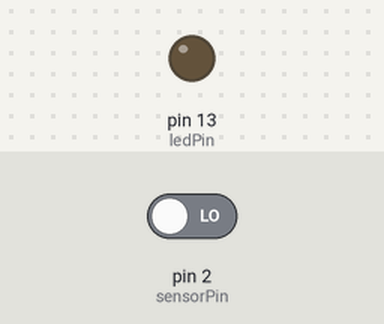
The sketch below on a simulated Arduino Uno, built with avr-gcc and run on an emulated ATmega328P. Parts: output pins drawn as LEDs (lit = HIGH). The inputs (shaded band) are chosen by the test bench; at power-on: pin 2 (sensorPin) LOW.

Above: at 1.2 s.
1.3 s: pin 2 (sensorPin) driven HIGH
At 2.5 s:
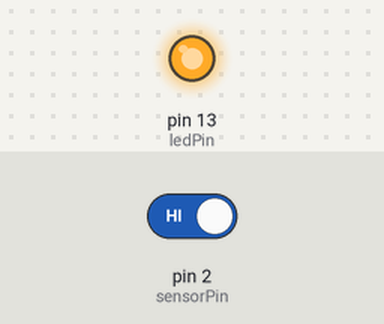
2.8 s: pin 2 (sensorPin) driven LOW
At 3.7 s:
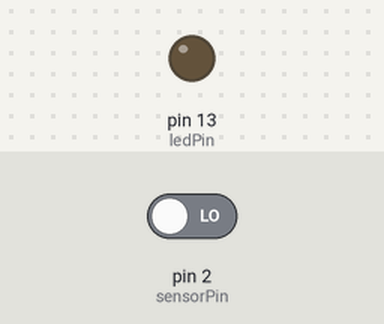
Timing chart, 0 to 5.8 s (numbered marks = the images above; inputs shaded):
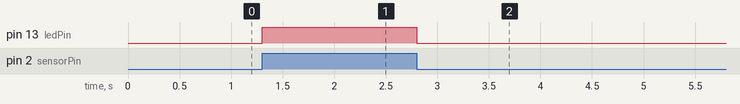

The sketch:

halleffect.ino
```cpp
int sensorPin = 2;
int ledPin = 13;

void setup() {
  pinMode(sensorPin, INPUT);
  pinMode(ledPin, OUTPUT);
}

void loop() {
  if (digitalRead(sensorPin) == HIGH) {
    digitalWrite(ledPin, HIGH);
  } else {
    digitalWrite(ledPin, LOW);
  }
}
```

Measured:
- after the input at 1.3 s, pin 13 (ledPin): LOW → HIGH at once
- after the input at 2.8 s, pin 13 (ledPin): HIGH → LOW at once
